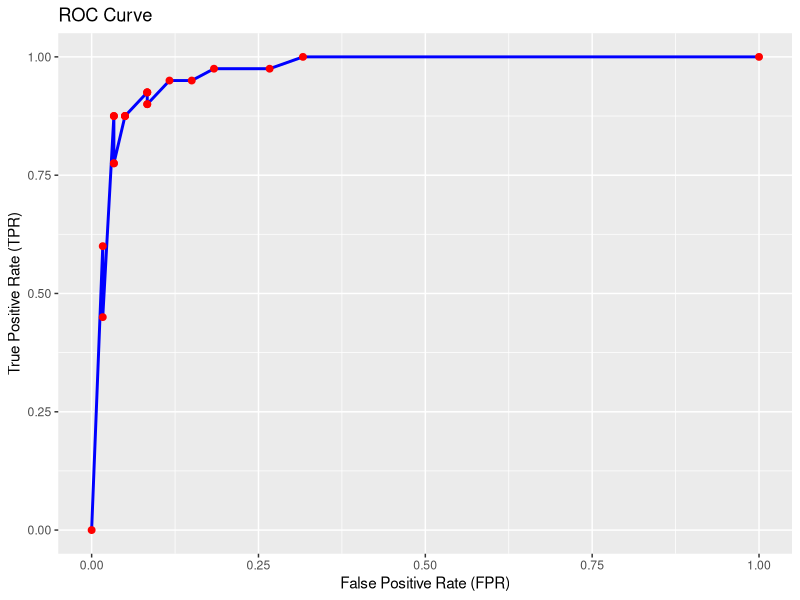
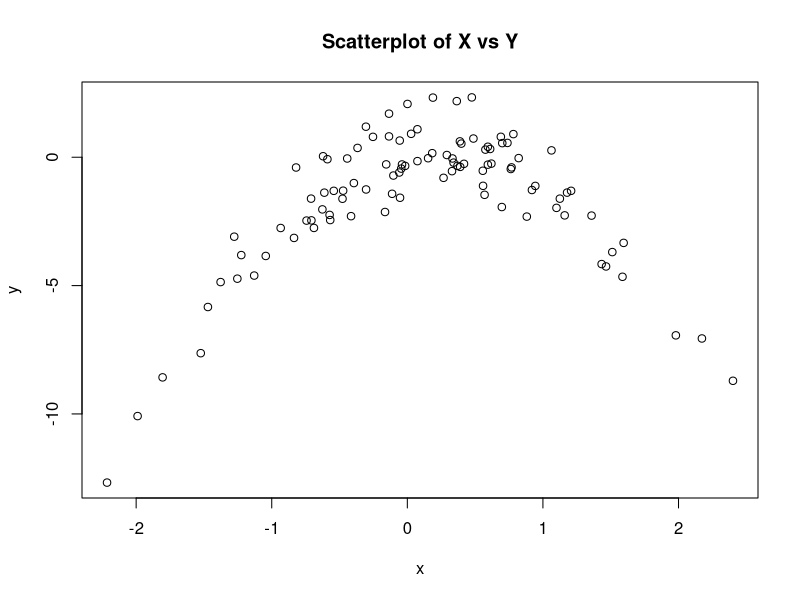
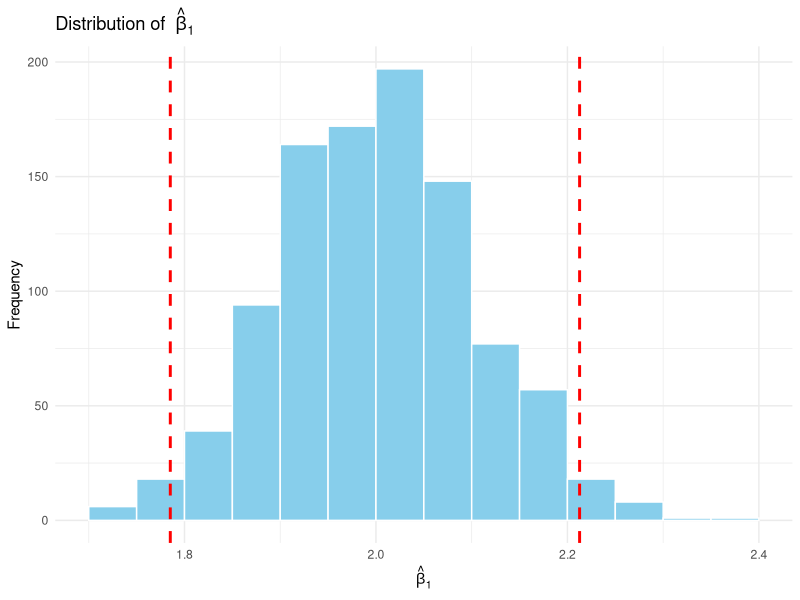
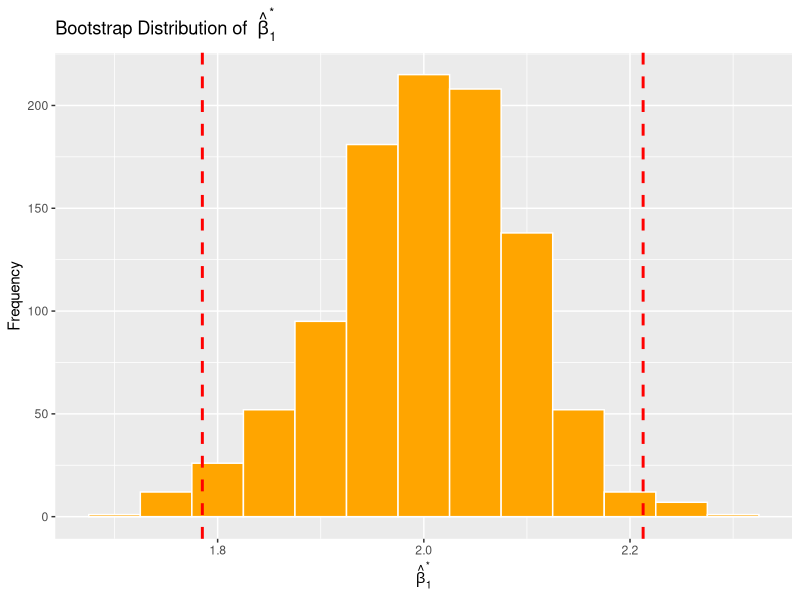
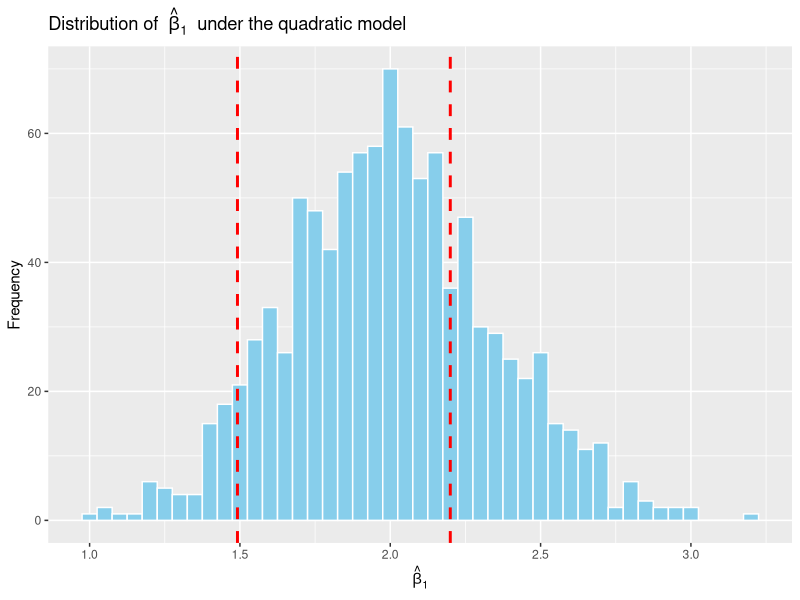
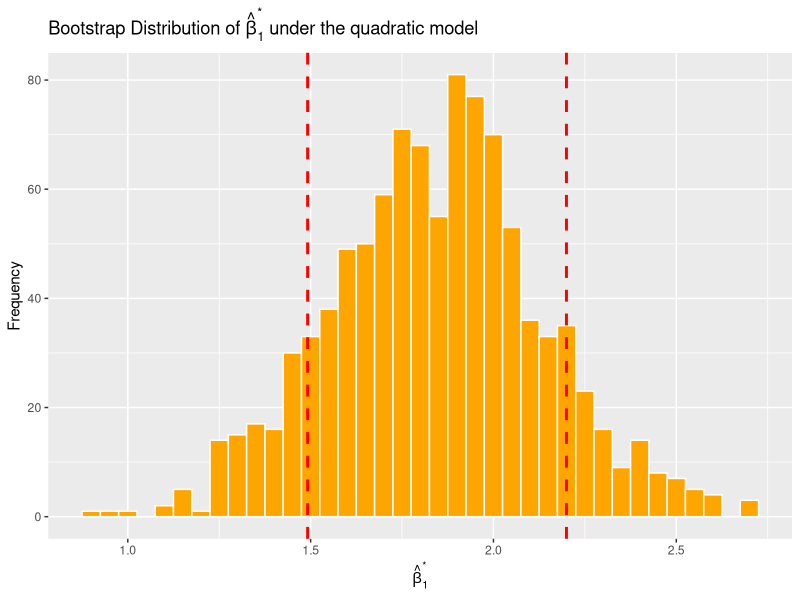

Here is the R script that generated these plots, in order:
## ---- chunk 1
knitr::opts_chunk$set(echo = TRUE,eval = TRUE)
## ---- chunk 2
# import the tidyverse environment
library(tidyverse)
## ---- chunk 3
# Set seed for reproducibility
set.seed(1)
# Generate data for label = 1
X1_1 <- rnorm(40, mean = 2, sd = 1)
X2_1 <- rnorm(40, mean = 2, sd = 1)
# Generate (X1, X2) for label = 0
X1_0 <- rnorm(60, mean = 0, sd = 1.2)
X2_0 <- rnorm(60, mean = 0, sd = 1.2)
# Combine into a single dataset
X1 <- c(X1_1, X1_0)
X2 <- c(X2_1, X2_0)
Label <- c(rep(1, 40), rep(0, 60))
# Create a data frame
df <- data.frame(X1 = X1, X2 = X2, Label = Label)
# Fit logistic regression model
model <- glm(Label ~ X1 + X2, data = df, family = binomial)
# Predict probabilities
pred_probs <- predict(model, type = "response")


# (i) Confusion matrix and TPR/FPR at p* = 0.5
# Set the threshold
threshold <- 0.5
pred_labels <- ifelse(pred_probs >= threshold, 1, 0)
# Confusion matrix
conf_mat <- table(Predicted = pred_labels, Actual = df$Label)
print(conf_mat)
# Compute TP, FN, FP, TN
TP <- sum(pred_labels == 1 & df$Label == 1)
FN <- sum(pred_labels == 0 & df$Label == 1)
FP <- sum(pred_labels == 1 & df$Label == 0)
TN <- sum(pred_labels == 0 & df$Label == 0)
# Compute TPR and FPR
TPR <- TP / (TP + FN)  # sensitivity
FPR <- FP / (FP + TN)  # 1 - specificity
cat("TPR at p* = 0.5:", TPR, "\n")
cat("FPR at p* = 0.5:", FPR, "\n")
## ---- chunk 4
# Create thresholds and initialize vectors
thresholds <- seq(0, 1, by = 0.05)
tpr_vec <- numeric(length(thresholds))
fpr_vec <- numeric(length(thresholds))

# Loop to compute TPR and FPR for each threshold
for (i in seq_along(thresholds)) {
  thresh <- thresholds[i]
  pred <- ifelse(pred_probs >= thresh, 1, 0)
  TP <- sum(pred == 1 & df$Label == 1)
  FN <- sum(pred == 0 & df$Label == 1)
  FP <- sum(pred == 1 & df$Label == 0)
  TN <- sum(pred == 0 & df$Label == 0)
  tpr_vec[i] <- ifelse((TP + FN) == 0, 0, TP / (TP + FN))
  fpr_vec[i] <- ifelse((FP + TN) == 0, 0, FP / (FP + TN))
}

# Create a data frame for ggplot
roc_df <- data.frame(
  Threshold = thresholds,
  TPR = tpr_vec,
  FPR = fpr_vec
)

# Plot ROC Curve using ggplot
ggplot(roc_df, aes(x = FPR, y = TPR)) +
  geom_line(color = "blue", size = 1) +
  geom_point(color = "red", size = 2) +
  labs(title = "ROC Curve",
       x = "False Positive Rate (FPR)",
       y = "True Positive Rate (TPR)")
## ---- chunk 5
set.seed(1)
x <- rnorm(100)
y <- x - 2 * x^2 + rnorm(100)
# draw the scatterplot
plot(x, y, main = "Scatterplot of X vs Y")
## ---- chunk 6
# generate the data
set.seed(1)
x <- rnorm(100)
y <- x - 2 * x^2 + rnorm(100)
data <- data.frame(x = x, y = y)

### linear model
errors1 <- rep(NA, 100)
for (i in 1:100) {
  model1 <- lm(y ~ x, data = data[-i, ])
  pred1 <- predict(model1, newdata = data[i, , drop = FALSE])
  errors1[i] <- (data$y[i] - pred1)^2
}
(loocv1 <- mean(errors1))

### quadratic model
data$x2 <- x^2
errors2 <- rep(NA, 100)
for (i in 1:100) {
  model2 <- lm(y ~ x + x2, data = data[-i, ])
  pred2 <- predict(model2, newdata = data[i, , drop = FALSE])
  errors2[i] <- (data$y[i] - pred2)^2
}
(loocv2 <- mean(errors2))

### cubic model
data$x3 <- x^3
errors3 <- rep(NA, 100)
for (i in 1:100) {
  model3 <- lm(y ~ x + x2 + x3, data = data[-i, ])
  pred3 <- predict(model3, newdata = data[i, , drop = FALSE])
  errors3[i] <- (data$y[i] - pred3)^2
}
(loocv3 <- mean(errors3))

### quartic model
data$x4 <- x^4
errors4 <- rep(NA, 100)
for (i in 1:100) {
  model4 <- lm(y ~ x + x2 + x3 + x4, data = data[-i, ])
  pred4 <- predict(model4, newdata = data[i, , drop = FALSE])
  errors4[i] <- (data$y[i] - pred4)^2
}
(loocv4 <- mean(errors4))
## ---- chunk 7
# generate the data
set.seed(2)
x <- rnorm(100)
y <- x - 2 * x^2 + rnorm(100)
data <- data.frame(x = x, y = y)

### linear model
errors1 <- rep(NA, 100)
for (i in 1:100) {
  model1 <- lm(y ~ x, data = data[-i, ])
  pred1 <- predict(model1, newdata = data[i, , drop = FALSE])
  errors1[i] <- (data$y[i] - pred1)^2
}
(loocv1 <- mean(errors1))

### quadratic model
data$x2 <- x^2
errors2 <- rep(NA, 100)
for (i in 1:100) {
  model2 <- lm(y ~ x + x2, data = data[-i, ])
  pred2 <- predict(model2, newdata = data[i, , drop = FALSE])
  errors2[i] <- (data$y[i] - pred2)^2
}
(loocv2 <- mean(errors2))

### cubic model
data$x3 <- x^3
errors3 <- rep(NA, 100)
for (i in 1:100) {
  model3 <- lm(y ~ x + x2 + x3, data = data[-i, ])
  pred3 <- predict(model3, newdata = data[i, , drop = FALSE])
  errors3[i] <- (data$y[i] - pred3)^2
}
(loocv3 <- mean(errors3))

### quartic model
data$x4 <- x^4
errors4 <- rep(NA, 100)
for (i in 1:100) {
  model4 <- lm(y ~ x + x2 + x3 + x4, data = data[-i, ])
  pred4 <- predict(model4, newdata = data[i, , drop = FALSE])
  errors4[i] <- (data$y[i] - pred4)^2
}
(loocv4 <- mean(errors4))
## ---- chunk 8
fit1 <- lm(y ~ x, data = data)
fit2 <- lm(y ~ x + x2, data = data)
fit3 <- lm(y ~ x + x2 + x3, data = data)
fit4 <- lm(y ~ x + x2 + x3 + x4, data = data)

summary(fit1)
summary(fit2)
summary(fit3)
summary(fit4)
## ---- chunk 9
set.seed(1)
x <- rnorm(100)
y <- -1 + 2 * x + rnorm(100)

model <- lm(y ~ x)
summary(model)$coefficients

b1 <- coef(model)["x"]
se_b1 <- summary(model)$coefficients["x", "Std. Error"]
t_val <- qt(0.975, df = 98)  # 100 - 2 = 98 degrees of freedom

lower <- b1 - t_val * se_b1
upper <- b1 + t_val * se_b1

c(lower, upper)
## ---- chunk 10
ci_lower <- 1.785159
ci_upper <- 2.212720

beta1_hats <- numeric(1000)

for (k in 1:1000) {
  set.seed(k)
  x <- rnorm(100)
  y <- -1 + 2 * x + rnorm(100)
  model <- lm(y ~ x)
  beta1_hats[k] <- coef(model)["x"]
}

df <- data.frame(beta1_hat = beta1_hats)

ggplot(df, aes(x = beta1_hat)) +
  geom_histogram(binwidth = 0.05, fill = "skyblue", color = "white", boundary = 0) +
  geom_vline(xintercept = c(ci_lower, ci_upper), 
             linetype = "dashed", color = "red", size = 1) +
  labs(title = expression("Distribution of " ~ hat(beta)[1]),
       x = expression(hat(beta)[1]),
       y = "Frequency") +
  theme_minimal()

in_ci <- mean(beta1_hats >= ci_lower & beta1_hats <= ci_upper)
in_ci
## ---- chunk 11
set.seed(1)
x <- rnorm(100)
y <- -1 + 2 * x + rnorm(100)
data <- data.frame(x = x, y = y)

# draw 1000 bootstrap samples
beta1_boot <- numeric(1000)

# bootstrap resample
set.seed(999)
for (b in 1:1000) {
  boot_indices <- sample(1:100, size = 100, replace = TRUE)
  boot_sample <- data[boot_indices, ]
  model <- lm(y ~ x, data = boot_sample)
  beta1_boot[b] <- coef(model)["x"]
}

# make a tiny data frame
df_boot <- data.frame(beta1_star = beta1_boot)

ggplot(df_boot, aes(x = beta1_star)) +
  geom_histogram(binwidth = 0.05, fill = "orange", color = "white") +
  geom_vline(xintercept = c(ci_lower, ci_upper), linetype = "dashed", color = "red", size = 1) +
  labs(title = expression("Bootstrap Distribution of " ~ hat(beta)[1]^"*"),
       x = expression(hat(beta)[1]^"*"),
       y = "Frequency")

ci_lower <- 1.785159
ci_upper <- 2.212720

# calculate the fraction
fraction_in_ci <- mean(beta1_boot >= ci_lower & beta1_boot <= ci_upper)
fraction_in_ci
## ---- chunk 12
set.seed(1)
x <- rnorm(100)
y <- -1 + 2*x - x^2 + rnorm(100)

# set the wrong quadratic model
model_wrong <- lm(y ~ x)
summary(model_wrong)$coefficients

# extract the confidence interval
b1 <- coef(model_wrong)["x"]
se_b1 <- summary(model_wrong)$coefficients["x", "Std. Error"]
t_val <- qt(0.975, df = 98)
ci_wrong <- c(b1 - t_val * se_b1, b1 + t_val * se_b1)
ci_wrong

beta1_wrong <- numeric(1000)

for (k in 1:1000) {
  set.seed(k)
  x <- rnorm(100)
  y <- -1 + 2*x - x^2 + rnorm(100)
  model <- lm(y ~ x)
  beta1_wrong[k] <- coef(model)["x"]
}

df_wrong <- data.frame(beta1_hat = beta1_wrong)

ggplot(df_wrong, aes(x = beta1_hat)) +
  geom_histogram(binwidth = 0.05, fill = "skyblue", color = "white") +
  geom_vline(xintercept = ci_wrong, linetype = "dashed", color = "red", size = 1) +
  labs(title = expression("Distribution of " ~ hat(beta)[1] ~ " under the quadratic model"),
       x = expression(hat(beta)[1]),
       y = "Frequency")

mean(beta1_wrong >= ci_wrong[1] & beta1_wrong <= ci_wrong[2])

set.seed(1)
x <- rnorm(100)
y <- -1 + 2*x - x^2 + rnorm(100)
data <- data.frame(x = x, y = y)

boot_wrong <- numeric(1000)
set.seed(999)
for (b in 1:1000) {
  indices <- sample(1:100, 100, replace = TRUE)
  model <- lm(y ~ x, data = data[indices, ])
  boot_wrong[b] <- coef(model)["x"]
}

df_boot_wrong <- data.frame(beta1_star = boot_wrong)


ggplot(df_boot_wrong, aes(x = beta1_star)) +
  geom_histogram(binwidth = 0.05, fill = "orange", color = "white") +
  geom_vline(xintercept = ci_wrong, linetype = "dashed", color = "red", size = 1) +
  labs(title = expression("Bootstrap Distribution of " * hat(beta)[1]^"*" * " under the quadratic model"),
     x = expression(hat(beta)[1]^"*"),
     y = "Frequency")

mean(boot_wrong >= ci_wrong[1] & boot_wrong <= ci_wrong[2])
